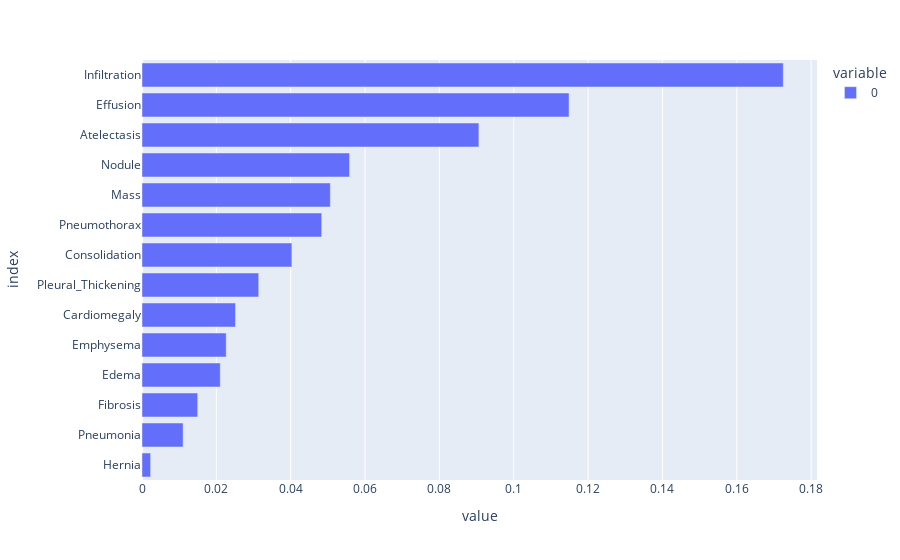

Notebook source saved alongside this figure:
### Code cell
# now the mean of each label
label_means = sample_labels[unique_labels].mean().sort_values(ascending=True)
label_means[:14].plot.barh()

### Figure 1 — Plotly figure (JSON) as saved in the notebook; plotly's stock layout.template omitted (floating-point values rounded to 4 significant figures)
{"data": [{"alignmentgroup": "True", "hovertemplate": "variable=0<br>value=%{x}<br>index=%{y}<extra></extra>", "legendgroup": "0", "marker": {"color": "#636efa", "pattern": {"shape": ""}}, "name": "0", "offsetgroup": "0", "orientation": "h", "showlegend": true, "textposition": "auto", "type": "bar", "x": [0.002319, 0.01106, 0.01498, 0.02105, 0.02265, 0.02515, 0.03139, 0.04031, 0.04834, 0.05066, 0.05583, 0.09062, 0.1149, 0.1725], "xaxis": "x", "y": ["Hernia", "Pneumonia", "Fibrosis", "Edema", "Emphysema", "Cardiomegaly", "Pleural_Thickening", "Consolidation", "Pneumothorax", "Mass", "Nodule", "Atelectasis", "Effusion", "Infiltration"], "yaxis": "y"}], "layout": {"barmode": "relative", "legend": {"title": {"text": "variable"}, "tracegroupgap": 0}, "margin": {"t": 60}, "xaxis": {"anchor": "y", "domain": [0, 1], "title": {"text": "value"}}, "yaxis": {"anchor": "x", "domain": [0, 1], "title": {"text": "index"}}}}
